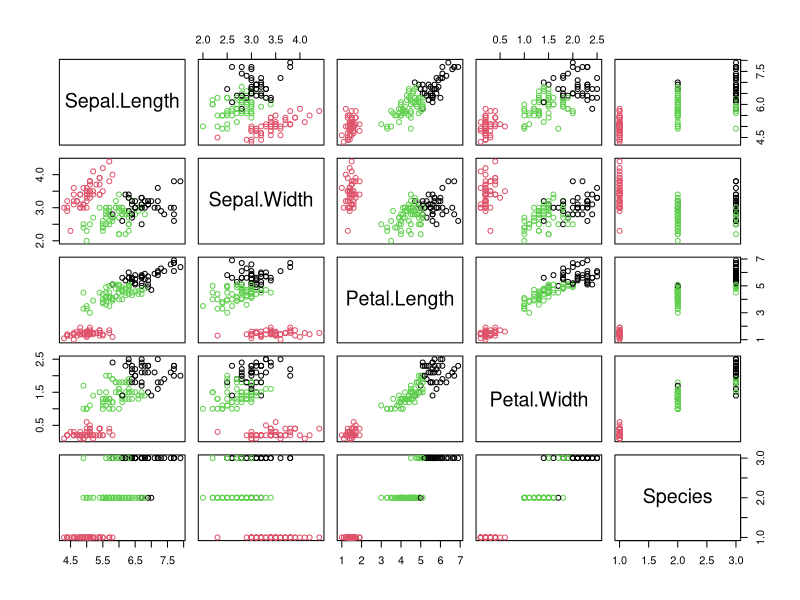

This figure's R source:
#import "e1071" for performing cmeans function
library("e1071")
#access inbuilt dataset - iris
data(iris)
#store it to a variable; provides reusability and acts as a template
x<-iris
#remove Species column
x$Species <- NULL
#perform cmeans(variable, no.of clusters, verbose, method)
result<-cmeans(x,3,verbose=FALSE,method="cmeans")
#display result
print(result)
#plot the output
plot(iris, col=result$cluster)
